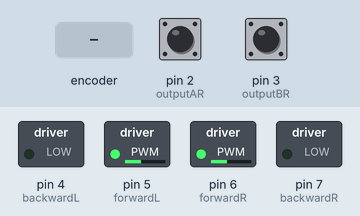
Simulated run of this sketch. Board: Arduino Uno, built with avr-gcc and run on an emulated ATmega328P. Shown: switched loads named in the sketch (green lamp = pin HIGH). Inputs (shaded band) come from the test bench; at power-on: pin 2 (outputAR) HIGH, pin 3 (outputBR) HIGH. What the sketch prints to the serial monitor is not drawn.

Above: at 1.2 s.
1.3 s: rotary encoder on pin 2 (outputAR) / pin 3 (outputBR) turned 1 step (first pin leading)
Timing chart, 0 to 4.3 s (numbered marks = the images above; inputs shaded):
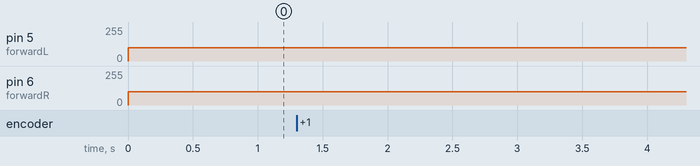

The sketch:

Test_11_PID_OrientationOK_AutoPIDPosition_2_Robolympix_2021.ino
```cpp
//Variables encodeurs
#define outputAR 2
#define outputBR 3
#define outputAL 18
#define outputBL 19
volatile float Rdist = 0;
volatile float Ldist = 0;
volatile float distUnitR = (float)PI * 40 / 1024 / 10;
volatile float distUnitL = (float)PI * 40 / 600 / 10;

float Rdistacc=0;
float Ldistacc=0;
float Rdistdec=0;
float Ldistdec=0;

//Variables moteurs
float vitesseR = 0 ;
float vitesseL = 0 ;
float vitesseO = 0 ;
#define forwardR 6
#define backwardR 7
#define forwardL 5
#define backwardL 4
float temp;

//Variables erreurs/commandes position
volatile float Rcmd = 10; //110.3
volatile float Lcmd = 10; //110.2
volatile float Rerror;
volatile float Lerror;
float prevRerror = 0;
float prevLerror = 0;
float sommeRerror = 0;
float sommeLerror = 0;

//Variables erreurs vitesse
volatile float Oerror;
float prevOerror = 0;
float sommeOerror = 0;

//Encoder functions
void ISRtrackAR() {
  Rdist += (digitalRead(outputBR) == LOW) ? distUnitR : -distUnitR;
}
void ISRtrackBR() {
  Rdist += (digitalRead(outputAR) == LOW) ? -distUnitR : distUnitR;
}

void ISRtrackAL() {
  Ldist += (digitalRead(outputBL) == LOW) ? distUnitL : -distUnitL;
}

void ISRtrackBL() {
  Ldist += (digitalRead(outputAL) == LOW) ? -distUnitL : distUnitL;
}

//Motor functions
void motorR(float vR) {
  if (vR > 0) {
    analogWrite(forwardR, vR);
    analogWrite(backwardR, 0);
  }
  else {
    analogWrite(forwardR, 0);
    analogWrite(backwardR, -10 * vR); //5.2
  }
}

void motorL(float vL) {
  if (vL > 0) {
    analogWrite(forwardL, vL);
    analogWrite(backwardL, 0);
  }
  else {
    analogWrite(forwardL, 0);
    analogWrite(backwardL, -10 * vL); //5.2
  }
}

//PID Position Parameters

volatile float kpR = 0 ; // 0.01 // 0.4
volatile float kpL = 0 ; // 0.01 // 0.4

volatile float kdR = 0; // 58 // 7
volatile float kdL = 0; // 58 // 7

volatile float kiR = 0 ; // 0.000000000001
volatile float kiL = 0; // 0.000000000001

//DONT TOUCH
float kpO = 10;
float kdO = 0;
float kiO = 0.0000000000000000000001;

void PIDorientation() {
  Oerror = Rdist - Ldist;
  sommeOerror += Oerror;
  vitesseO = (kpO * Oerror) + (kdO * (Oerror - prevOerror)) + kiO * sommeOerror;
  prevOerror = Oerror;
}


void PIDposition(volatile float error,volatile float cmd, float sommeerror, float vitesse, float preverror,volatile float dist) {
  temp=vitesse;

  error = cmd - dist;
  sommeerror +=  error ;

  PIDorientation();

  vitesse = (kpR * error) + (kdR * (error - preverror)) + kiR * sommeerror;

  vitesse = (vitesse > 180) ? 180 : vitesse;

  if (dist<Rdistacc) {
    vitesse = vitesse / Rdistacc * dist;
  }

  vitesse = ((vitesse < 100) && (error > 0)) ? 100 : vitesse; // min 72

  if (temp==vitesseR){
    vitesseR =vitesse- vitesseO;
    vitesseL += vitesseO;
  }
  else{
    vitesseR -= vitesseO;
    vitesseL =vitesse+ vitesseO;
  }

  //Update errors
  preverror = error;

  motorR(vitesseR);
  motorL(vitesseL);
}

void AutoPID(){

  Rdistacc=Rcmd*0.1;
  Ldistacc=Lcmd*0.1;
  Rdistdec=Rcmd*0.15;
  Ldistdec=Lcmd*0.15;
    //RightPID
    if (Rdist>Rcmd){
      kpR-=0.03;
      PIDposition(Rerror,Rcmd,sommeRerror,vitesseR,prevRerror,Rdist);
    }
    else if (Rdist<Rcmd){
      kpR+=0.03;
      PIDposition(Rerror,Rcmd,sommeRerror,vitesseR,prevRerror,Rdist);
    }
    if(Rdist>Rcmd-Rdistdec){
        kdR+=0.09;
        PIDposition(Rerror,Rcmd,sommeRerror,vitesseR,prevRerror,Rdist);
      }
      else if(Rdist>Rcmd-Rcmd*1.07){
        kiR+=0.000001;
        PIDposition(Rerror,Rcmd,sommeRerror,vitesseR,prevRerror,Rdist);
      }
      else
        motorR(0);

     //LeftPID
    if (Ldist<Lcmd){
      kpL+=0.03;
      PIDposition(Lerror,Lcmd,sommeLerror,vitesseL,prevLerror,Ldist);
    }
    else if(Ldist>Lcmd-Ldistdec){
        kdL+=0.09;
        PIDposition(Lerror,Lcmd,sommeLerror,vitesseL,prevLerror,Ldist);
      }
      else if(Ldist>Lcmd-Lcmd*1.07){
        kiL+=0.000001;
        PIDposition(Lerror,Lcmd,sommeLerror,vitesseL,prevLerror,Ldist);
      }
      else
        motorL(0);
}

void setup() {
  Serial.begin(9600);

  //Command Encoders
  pinMode(outputAR, INPUT_PULLUP);
  pinMode(outputBR, INPUT_PULLUP);
  pinMode(outputAL, INPUT_PULLUP);
  pinMode(outputBL, INPUT_PULLUP);

  attachInterrupt(digitalPinToInterrupt(outputAR), ISRtrackAR, RISING);
  attachInterrupt(digitalPinToInterrupt(outputAL), ISRtrackAL, RISING);
  attachInterrupt(digitalPinToInterrupt(outputBR), ISRtrackBR, RISING);
  attachInterrupt(digitalPinToInterrupt(outputBL), ISRtrackBL, RISING);

  //Command Motors
  pinMode(forwardR, OUTPUT);
  pinMode(backwardR, OUTPUT);
  pinMode(forwardL, OUTPUT);
  pinMode(backwardL, OUTPUT);
}

void loop() {
  PIDposition(Rerror,Rcmd,sommeRerror,vitesseR,prevRerror,Rdist);
  PIDposition(Lerror,Lcmd,sommeLerror,vitesseL,prevLerror,Ldist);
  AutoPID();
  /*Serial.print(Ldist);
  Serial.print(" ");
  Serial.print(Lerror);
  Serial.print(" ");
  Serial.print(Rdist);
  Serial.print(" ");
  Serial.println(Rerror);*/

  Serial.print("Rerror= ");
  Serial.print(Rerror);
  Serial.print("\tkpR= ");
  Serial.print(kpR);
  Serial.print("\tkdR= ");
  Serial.print(kdR);
  Serial.print("\tkiR= ");
  Serial.print(kiR);

  Serial.print("\tLerror= ");
  Serial.print(Lerror);
  Serial.print("\tkpL= ");
  Serial.print(kpL);
  Serial.print("\tkdL= ");
  Serial.print(kdL);
  Serial.print("\tkiL= ");
  Serial.println(kiL);

  /*Serial.print("\tLcmd= ");
  Serial.print(Lcmd);
  Serial.print("\tRcmd= ");
  Serial.println(Rcmd);*/

  /*if (Rerror>0 && Lerror>0){
    motorR(82);
    motorL(92);
    }
    else
     if(Rerror>0){
        motorR(82);
        motorL(0);
      }
      else
        if (Lerror>0){
          motorR(0);
          motorL(92);
        }
        else{
          motorR(0);
          motorL(0);
        }*/
}
```

Measured:
- after the input at 1.3 s, pin 6 (forwardR): 100/255 → 99/255 after 0.08 s
